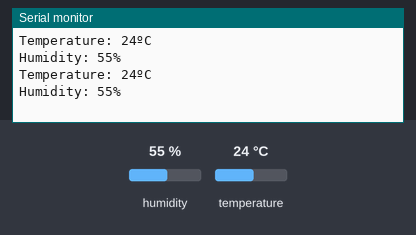
This sketch was run on a simulated ESP32. On the bench: the last lines printed to the serial monitor. Inputs (shaded band) come from the test bench; at power-on: humidity 55 %, temperature 24 °C.

Above: at 5.8 s.
5.9 s: humidity set to 22 %
At 10.4 s:
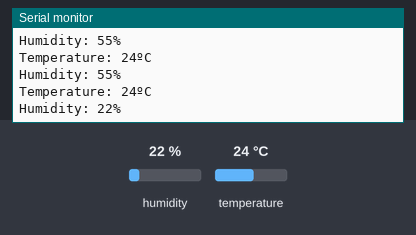
11.9 s: temperature set to 12 °C
At 16.3 s:
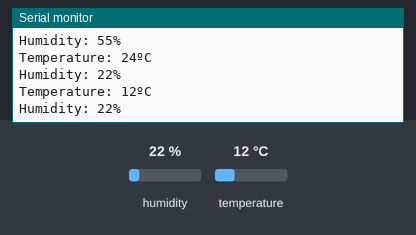
17.9 s: humidity set to 40 %
At 21.0 s:
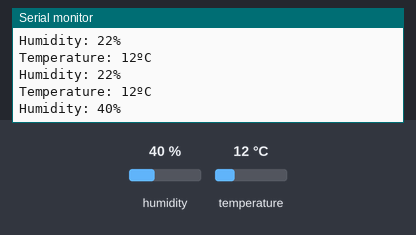
Timing chart, 0 to 22.5 s (numbered marks = the images above; inputs shaded):
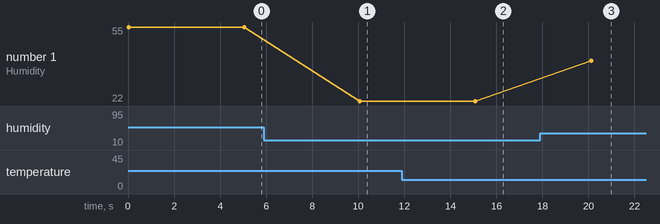

Measured:
- after the input at 5.9 s, the serial monitor: prints a new line after 4.2 s (image 1)
- after the input at 11.9 s, the serial monitor: prints a new line after 3.2 s (image 2)
- after the input at 17.9 s, the serial monitor: prints a new line after 2.2 s (image 3)
- plotted number 1: 55 → 22 after the input at 5.9 s, 22 → 40 after the input at 17.9 s

The sketch:

dht.ino
```cpp
#include <DHT.h>

#define DHTPIN 23
#define DHTTYPE DHT11

DHT dht(DHTPIN, DHTTYPE);
int temperature;
int humidity;

void setup() {
  Serial.begin(115200);
  dht.begin();
}

void loop() {
  humidity = dht.readHumidity();
  temperature = dht.readTemperature();
  printInfo(humidity, temperature);

  delay(5000); // wait between measurements
}

void printInfo(int humidity, int temperature) {
  Serial.printf("Temperature: %dºC", temperature);
  Serial.println();
  Serial.printf("Humidity: %d%%", humidity);
  Serial.println();
}
```
